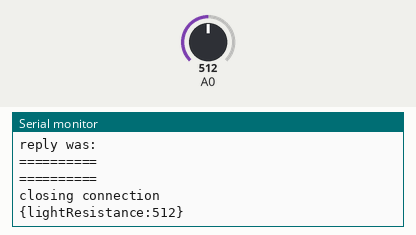
Bench run of a sketch on a simulated ESP8266 (NodeMCU). Shown: the last lines printed to the serial monitor. Inputs (shaded band) come from the test bench; at power-on: A0 = 512. WiFi joins after 1.5 s; servers stay silent unless stated; uploads are accepted with an empty reply.

Above: at 2.9 s.
3.0 s: A0 set to 716
At 4.5 s:
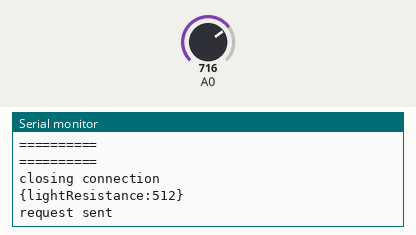
5.7 s: A0 set to 900
At 6.2 s:
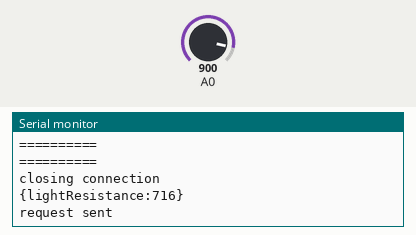
Timing chart, 0 to 8.7 s (numbered marks = the images above; inputs shaded):
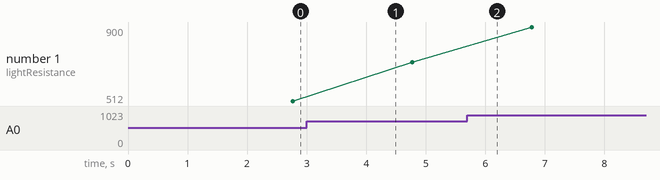

Measured:
- plotted number 1: 512 → 716 after the input at 3.0 s, 716 → 900 after the input at 5.7 s

The sketch:

esp_azure_event_hub.ino
```cpp
/*
 *  Sending GPIO data to Azure Event Hub
 */

#include <ESP8266WiFi.h>
#include <WiFiClientSecure.h>

#include "config.h"

// Use WiFiClientSecure class to create TLS connection
WiFiClientSecure client;

const int httpsPort = 443;

// Set Endpoint to Azure Event Hub
String url = String("/") + String(eventHubName) + String("/messages");
String contentType = "application/atom+xml;type=entry;charset=utf-8";

void sendData(String payload) {
    String data = String("POST ") + url + " HTTP/1.1\r\n" +
              "Host: " + String(host) + "\r\n" +
              "Authorization: " + String(sas) + "\r\n" +
              "Content-Type: " + String(contentType) + "\r\n" +
              "Content-Length: " + payload.length() + "\r\n" +
              "\r\n" +
              payload + "\r\n";
  client.print(data);

  Serial.println("request sent");
  while (client.connected()) {
    String line = client.readStringUntil('\n');
    if (line == "\r") {
      Serial.println("headers received");
      break;
    }
  }
  String line = client.readStringUntil('\n');
  Serial.println("reply was:");
  Serial.println("==========");
  Serial.println(line);
  Serial.println("==========");
  Serial.println("closing connection");
}

void setup() {
  Serial.begin(115200);
  Serial.println();
  Serial.print("connecting to ");
  Serial.println(ssid);
  WiFi.begin(ssid, password);
  while (WiFi.status() != WL_CONNECTED) {
    delay(500);
    Serial.print(".");
  }
  Serial.println("");
  Serial.println("WiFi connected");
  Serial.println("IP address: ");
  Serial.println(WiFi.localIP());

  Serial.print("connecting to ");
  Serial.println(host);
  if (!client.connect(host, httpsPort)) {
    Serial.println("connection failed");
    return;
  }
}

int value = 0;

void loop() {
  int sensorValue = analogRead(A0);
  String payload = "{lightResistance:" + String(sensorValue) + "}";
  sendData(payload);
  Serial.println(payload);
  delay(1000);
}
```

config.h
```cpp
const char* ssid = "YOUR-SSID";
const char* password = "YOUR-SSID-PASSWORD";

const char* host = "YOUR-EVENTHUB-ENDPOINT.servicebus.windows.net";
const char* eventHubName = "YOUR-EVENTHUB-NAME";

// Set SAS token that can be created at https://azure-event-hub-tool.mybluemix.net/
const char* sas = "YOUR-SAS-TOKEN";
```
